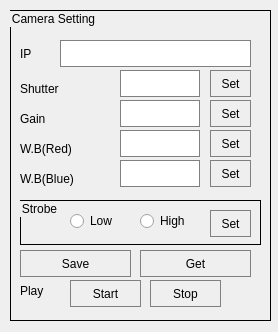
<?xml version="1.0" encoding="UTF-8"?>
<ui version="4.0">
 <class>CameraConfigDlg</class>
 <widget class="QDialog" name="CameraConfigDlg">
  <property name="geometry">
   <rect>
    <x>0</x>
    <y>0</y>
    <width>278</width>
    <height>332</height>
   </rect>
  </property>
  <property name="windowTitle">
   <string>Dialog</string>
  </property>
  <widget class="QGroupBox" name="groupBox_2">
   <property name="geometry">
    <rect>
     <x>10</x>
     <y>10</y>
     <width>261</width>
     <height>311</height>
    </rect>
   </property>
   <property name="styleSheet">
    <string notr="true">border : 1px  solid #000;</string>
   </property>
   <property name="title">
    <string>Camera Setting</string>
   </property>
   <widget class="QLabel" name="label_23">
    <property name="geometry">
     <rect>
      <x>10</x>
      <y>160</y>
      <width>91</width>
      <height>17</height>
     </rect>
    </property>
    <property name="styleSheet">
     <string notr="true">border: 1px;
</string>
    </property>
    <property name="text">
     <string>W.B(Blue)</string>
    </property>
   </widget>
   <widget class="QLabel" name="label_22">
    <property name="geometry">
     <rect>
      <x>10</x>
      <y>130</y>
      <width>91</width>
      <height>17</height>
     </rect>
    </property>
    <property name="styleSheet">
     <string notr="true">border: 1px;
</string>
    </property>
    <property name="text">
     <string>W.B(Red)</string>
    </property>
   </widget>
   <widget class="QPushButton" name="btnShutter">
    <property name="geometry">
     <rect>
      <x>200</x>
      <y>60</y>
      <width>41</width>
      <height>27</height>
     </rect>
    </property>
    <property name="styleSheet">
     <string notr="true">border: 1px solid gray;
</string>
    </property>
    <property name="text">
     <string>Set</string>
    </property>
   </widget>
   <widget class="QLabel" name="label_16">
    <property name="geometry">
     <rect>
      <x>10</x>
      <y>70</y>
      <width>91</width>
      <height>17</height>
     </rect>
    </property>
    <property name="styleSheet">
     <string notr="true">border: 1px;
</string>
    </property>
    <property name="text">
     <string>Shutter</string>
    </property>
   </widget>
   <widget class="QLineEdit" name="leWBRed">
    <property name="geometry">
     <rect>
      <x>110</x>
      <y>120</y>
      <width>80</width>
      <height>27</height>
     </rect>
    </property>
    <property name="styleSheet">
     <string notr="true">border: 1px solid gray;
</string>
    </property>
   </widget>
   <widget class="QLineEdit" name="leGain">
    <property name="geometry">
     <rect>
      <x>110</x>
      <y>90</y>
      <width>80</width>
      <height>27</height>
     </rect>
    </property>
    <property name="styleSheet">
     <string notr="true">border: 1px solid gray;
</string>
    </property>
   </widget>
   <widget class="QLabel" name="label_17">
    <property name="geometry">
     <rect>
      <x>10</x>
      <y>100</y>
      <width>91</width>
      <height>17</height>
     </rect>
    </property>
    <property name="styleSheet">
     <string notr="true">border: 1px;
</string>
    </property>
    <property name="text">
     <string>Gain</string>
    </property>
   </widget>
   <widget class="QLineEdit" name="leWBBlue">
    <property name="geometry">
     <rect>
      <x>110</x>
      <y>150</y>
      <width>80</width>
      <height>27</height>
     </rect>
    </property>
    <property name="styleSheet">
     <string notr="true">border: 1px solid gray;
</string>
    </property>
   </widget>
   <widget class="QLineEdit" name="leShutter">
    <property name="geometry">
     <rect>
      <x>110</x>
      <y>60</y>
      <width>80</width>
      <height>27</height>
     </rect>
    </property>
    <property name="styleSheet">
     <string notr="true">border: 1px solid gray;
</string>
    </property>
   </widget>
   <widget class="QPushButton" name="btnGain">
    <property name="geometry">
     <rect>
      <x>200</x>
      <y>90</y>
      <width>41</width>
      <height>27</height>
     </rect>
    </property>
    <property name="styleSheet">
     <string notr="true">border: 1px solid gray;
</string>
    </property>
    <property name="text">
     <string>Set</string>
    </property>
   </widget>
   <widget class="QPushButton" name="btnWhiteBalanceRed">
    <property name="geometry">
     <rect>
      <x>200</x>
      <y>120</y>
      <width>41</width>
      <height>27</height>
     </rect>
    </property>
    <property name="styleSheet">
     <string notr="true">border: 1px solid gray;
</string>
    </property>
    <property name="text">
     <string>Set</string>
    </property>
   </widget>
   <widget class="QPushButton" name="btnGetsetting">
    <property name="geometry">
     <rect>
      <x>130</x>
      <y>240</y>
      <width>111</width>
      <height>27</height>
     </rect>
    </property>
    <property name="styleSheet">
     <string notr="true">border: 1px solid gray;
</string>
    </property>
    <property name="text">
     <string>Get</string>
    </property>
    <property name="autoDefault">
     <bool>false</bool>
    </property>
   </widget>
   <widget class="QPushButton" name="btnSave">
    <property name="geometry">
     <rect>
      <x>10</x>
      <y>240</y>
      <width>111</width>
      <height>27</height>
     </rect>
    </property>
    <property name="styleSheet">
     <string notr="true">border: 1px solid gray;
</string>
    </property>
    <property name="text">
     <string>Save</string>
    </property>
    <property name="autoDefault">
     <bool>false</bool>
    </property>
   </widget>
   <widget class="QPushButton" name="btnCamStart">
    <property name="geometry">
     <rect>
      <x>60</x>
      <y>270</y>
      <width>71</width>
      <height>27</height>
     </rect>
    </property>
    <property name="styleSheet">
     <string notr="true">border: 1px solid gray;
</string>
    </property>
    <property name="text">
     <string>Start</string>
    </property>
   </widget>
   <widget class="QPushButton" name="btnCamStop">
    <property name="geometry">
     <rect>
      <x>140</x>
      <y>270</y>
      <width>71</width>
      <height>27</height>
     </rect>
    </property>
    <property name="styleSheet">
     <string notr="true">border: 1px solid gray;
</string>
    </property>
    <property name="text">
     <string>Stop</string>
    </property>
   </widget>
   <widget class="QLabel" name="label_24">
    <property name="geometry">
     <rect>
      <x>10</x>
      <y>270</y>
      <width>41</width>
      <height>21</height>
     </rect>
    </property>
    <property name="styleSheet">
     <string notr="true">border: 1px;
</string>
    </property>
    <property name="text">
     <string>Play</string>
    </property>
   </widget>
   <widget class="QGroupBox" name="gbStrobe">
    <property name="geometry">
     <rect>
      <x>10</x>
      <y>190</y>
      <width>241</width>
      <height>45</height>
     </rect>
    </property>
    <property name="styleSheet">
     <string notr="true">border : 1px  solid #000;</string>
    </property>
    <property name="title">
     <string>Strobe</string>
    </property>
    <widget class="QPushButton" name="btnStrobe">
     <property name="geometry">
      <rect>
       <x>190</x>
       <y>10</y>
       <width>41</width>
       <height>27</height>
      </rect>
     </property>
     <property name="styleSheet">
      <string notr="true">border: 1px solid gray;
</string>
     </property>
     <property name="text">
      <string>Set</string>
     </property>
    </widget>
    <widget class="QRadioButton" name="rbStrobeHigh">
     <property name="geometry">
      <rect>
       <x>120</x>
       <y>10</y>
       <width>61</width>
       <height>22</height>
      </rect>
     </property>
     <property name="styleSheet">
      <string notr="true">border: 1px;
</string>
     </property>
     <property name="text">
      <string>High</string>
     </property>
    </widget>
    <widget class="QRadioButton" name="rbStrobeLow">
     <property name="geometry">
      <rect>
       <x>50</x>
       <y>10</y>
       <width>61</width>
       <height>22</height>
      </rect>
     </property>
     <property name="styleSheet">
      <string notr="true">border: 1px;
</string>
     </property>
     <property name="text">
      <string>Low</string>
     </property>
    </widget>
   </widget>
   <widget class="QLabel" name="label_18">
    <property name="geometry">
     <rect>
      <x>10</x>
      <y>30</y>
      <width>91</width>
      <height>27</height>
     </rect>
    </property>
    <property name="styleSheet">
     <string notr="true">border: 1px;
</string>
    </property>
    <property name="text">
     <string>IP</string>
    </property>
   </widget>
   <widget class="QLineEdit" name="leCameraIP">
    <property name="geometry">
     <rect>
      <x>50</x>
      <y>30</y>
      <width>191</width>
      <height>27</height>
     </rect>
    </property>
    <property name="styleSheet">
     <string notr="true">border: 1px solid gray;
</string>
    </property>
   </widget>
   <widget class="QPushButton" name="btnWhiteBalanceBlue">
    <property name="geometry">
     <rect>
      <x>200</x>
      <y>150</y>
      <width>41</width>
      <height>27</height>
     </rect>
    </property>
    <property name="styleSheet">
     <string notr="true">border: 1px solid gray;
</string>
    </property>
    <property name="text">
     <string>Set</string>
    </property>
   </widget>
  </widget>
 </widget>
 <resources/>
 <connections/>
</ui>
